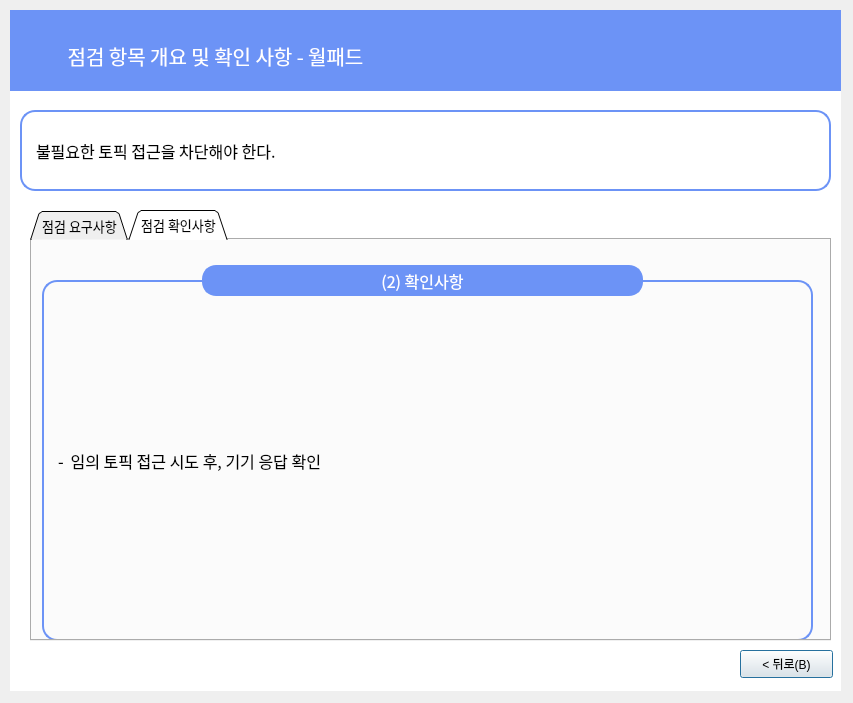
<?xml version="1.0" encoding="UTF-8"?>
<ui version="4.0">
 <class>Dialog</class>
 <widget class="QDialog" name="Dialog">
  <property name="geometry">
   <rect>
    <x>0</x>
    <y>0</y>
    <width>853</width>
    <height>703</height>
   </rect>
  </property>
  <property name="windowTitle">
   <string>Dialog</string>
  </property>
  <widget class="QLabel" name="label_6">
   <property name="geometry">
    <rect>
     <x>10</x>
     <y>10</y>
     <width>831</width>
     <height>681</height>
    </rect>
   </property>
   <property name="font">
    <font>
     <family>Gmarket Sans TTF</family>
     <pointsize>16</pointsize>
     <weight>50</weight>
     <bold>false</bold>
     <kerning>true</kerning>
    </font>
   </property>
   <property name="autoFillBackground">
    <bool>false</bool>
   </property>
   <property name="styleSheet">
    <string notr="true">background-color: rgb(255,255,255);
border-color: rgb(0, 0, 0);</string>
   </property>
   <property name="text">
    <string/>
   </property>
   <property name="scaledContents">
    <bool>false</bool>
   </property>
   <property name="alignment">
    <set>Qt::AlignCenter</set>
   </property>
  </widget>
  <widget class="QLabel" name="label_7">
   <property name="geometry">
    <rect>
     <x>10</x>
     <y>10</y>
     <width>831</width>
     <height>81</height>
    </rect>
   </property>
   <property name="font">
    <font>
     <family>Gmarket Sans TTF</family>
     <pointsize>11</pointsize>
     <weight>50</weight>
     <bold>false</bold>
     <kerning>true</kerning>
    </font>
   </property>
   <property name="autoFillBackground">
    <bool>false</bool>
   </property>
   <property name="styleSheet">
    <string notr="true">background-color: rgb(108, 147, 246);
border-color: rgb(0, 0, 0);</string>
   </property>
   <property name="text">
    <string/>
   </property>
   <property name="scaledContents">
    <bool>false</bool>
   </property>
  </widget>
  <widget class="QLabel" name="label_8">
   <property name="geometry">
    <rect>
     <x>10</x>
     <y>30</y>
     <width>411</width>
     <height>51</height>
    </rect>
   </property>
   <property name="font">
    <font>
     <family>AppleSDGothicNeoM00</family>
     <pointsize>15</pointsize>
    </font>
   </property>
   <property name="styleSheet">
    <string notr="true">color : rgb(255, 255, 255)</string>
   </property>
   <property name="text">
    <string>점검 항목 개요 및 확인 사항 - 월패드</string>
   </property>
   <property name="alignment">
    <set>Qt::AlignCenter</set>
   </property>
  </widget>
  <widget class="QLabel" name="label_9">
   <property name="geometry">
    <rect>
     <x>20</x>
     <y>110</y>
     <width>811</width>
     <height>81</height>
    </rect>
   </property>
   <property name="font">
    <font>
     <family>AppleSDGothicNeoM00</family>
     <pointsize>12</pointsize>
     <weight>50</weight>
     <bold>false</bold>
     <kerning>true</kerning>
    </font>
   </property>
   <property name="autoFillBackground">
    <bool>false</bool>
   </property>
   <property name="styleSheet">
    <string notr="true">background-color : rgb(255, 255, 255);
padding-left:10px;
border: 2px solid rgb(108, 147, 246);
border-radius:15px</string>
   </property>
   <property name="text">
    <string>불필요한 토픽 접근을 차단해야 한다.</string>
   </property>
   <property name="scaledContents">
    <bool>false</bool>
   </property>
  </widget>
  <widget class="QPushButton" name="pushButton_4">
   <property name="geometry">
    <rect>
     <x>740</x>
     <y>650</y>
     <width>93</width>
     <height>28</height>
    </rect>
   </property>
   <property name="text">
    <string>&lt; 뒤로(B)</string>
   </property>
  </widget>
  <widget class="QTabWidget" name="tabWidget">
   <property name="geometry">
    <rect>
     <x>30</x>
     <y>210</y>
     <width>801</width>
     <height>431</height>
    </rect>
   </property>
   <property name="font">
    <font>
     <family>AppleSDGothicNeoM00</family>
     <pointsize>10</pointsize>
    </font>
   </property>
   <property name="contextMenuPolicy">
    <enum>Qt::DefaultContextMenu</enum>
   </property>
   <property name="styleSheet">
    <string notr="true"/>
   </property>
   <property name="tabShape">
    <enum>QTabWidget::Triangular</enum>
   </property>
   <property name="currentIndex">
    <number>1</number>
   </property>
   <property name="elideMode">
    <enum>Qt::ElideNone</enum>
   </property>
   <property name="tabBarAutoHide">
    <bool>false</bool>
   </property>
   <widget class="QWidget" name="tab">
    <attribute name="title">
     <string>점검 요구사항</string>
    </attribute>
    <widget class="QLabel" name="label_21">
     <property name="geometry">
      <rect>
       <x>10</x>
       <y>40</y>
       <width>771</width>
       <height>361</height>
      </rect>
     </property>
     <property name="font">
      <font>
       <family>AppleSDGothicNeoM00</family>
       <pointsize>12</pointsize>
      </font>
     </property>
     <property name="styleSheet">
      <string notr="true">

border: 2px solid rgb(108, 147, 246);
border-radius:15px;
padding-left:10px</string>
     </property>
     <property name="text">
      <string> - 기기 처리시스템에 대한 접근을 최소화하고, 인가되지 않은 서비스의 접근을 차단해야 한다</string>
     </property>
    </widget>
    <widget class="QLabel" name="label_3">
     <property name="geometry">
      <rect>
       <x>160</x>
       <y>0</y>
       <width>461</width>
       <height>81</height>
      </rect>
     </property>
     <property name="font">
      <font>
       <family>AppleSDGothicNeoM00</family>
       <pointsize>12</pointsize>
      </font>
     </property>
     <property name="styleSheet">
      <string notr="true">background-color : rgb(108, 147, 246);
color : rgb(255, 255, 255);
border: 2px solid rgb(108, 147, 246);
margin-left:10px;
margin-right:10px;
margin-top:25px;
margin-bottom:25px;
border-radius:14px
</string>
     </property>
     <property name="text">
      <string>(1) 요구사항</string>
     </property>
     <property name="alignment">
      <set>Qt::AlignCenter</set>
     </property>
    </widget>
   </widget>
   <widget class="QWidget" name="tab_2">
    <attribute name="title">
     <string>점검 확인사항</string>
    </attribute>
    <widget class="QLabel" name="label_22">
     <property name="geometry">
      <rect>
       <x>10</x>
       <y>40</y>
       <width>771</width>
       <height>361</height>
      </rect>
     </property>
     <property name="font">
      <font>
       <family>AppleSDGothicNeoM00</family>
       <pointsize>12</pointsize>
      </font>
     </property>
     <property name="styleSheet">
      <string notr="true">

border: 2px solid rgb(108, 147, 246);
border-radius:15px;
padding-left:10px</string>
     </property>
     <property name="text">
      <string>- ‌ 임의 토픽 접근 시도 후, 기기 응답 확인</string>
     </property>
    </widget>
    <widget class="QLabel" name="label_4">
     <property name="geometry">
      <rect>
       <x>160</x>
       <y>0</y>
       <width>461</width>
       <height>81</height>
      </rect>
     </property>
     <property name="font">
      <font>
       <family>AppleSDGothicNeoM00</family>
       <pointsize>12</pointsize>
      </font>
     </property>
     <property name="styleSheet">
      <string notr="true">background-color : rgb(108, 147, 246);
color : rgb(255, 255, 255);
border: 2px solid rgb(108, 147, 246);
margin-left:10px;
margin-right:10px;
margin-top:25px;
margin-bottom:25px;
border-radius:14px
</string>
     </property>
     <property name="text">
      <string>(2) 확인사항</string>
     </property>
     <property name="alignment">
      <set>Qt::AlignCenter</set>
     </property>
    </widget>
   </widget>
  </widget>
 </widget>
 <resources/>
 <connections/>
</ui>
